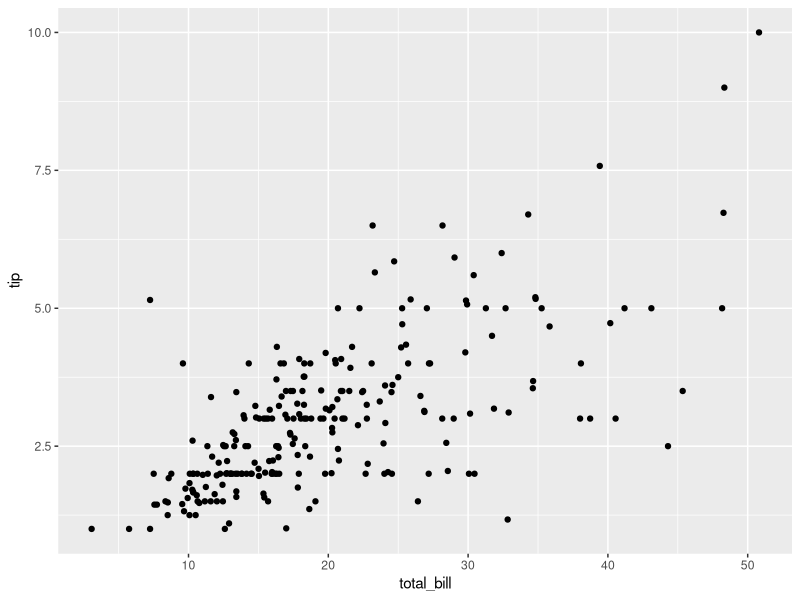
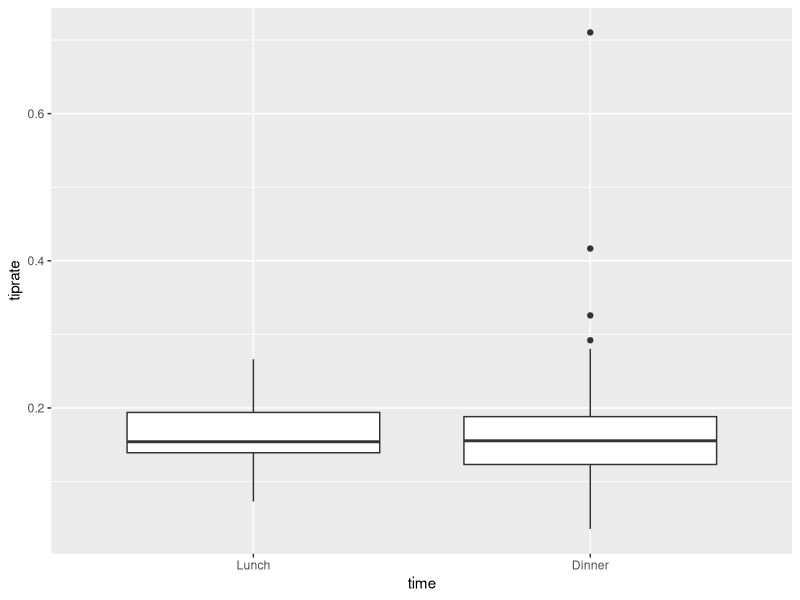
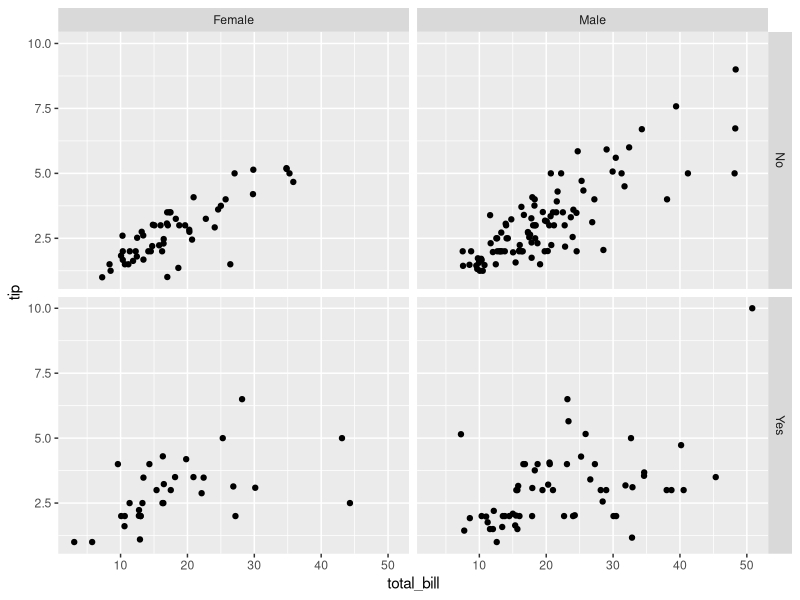
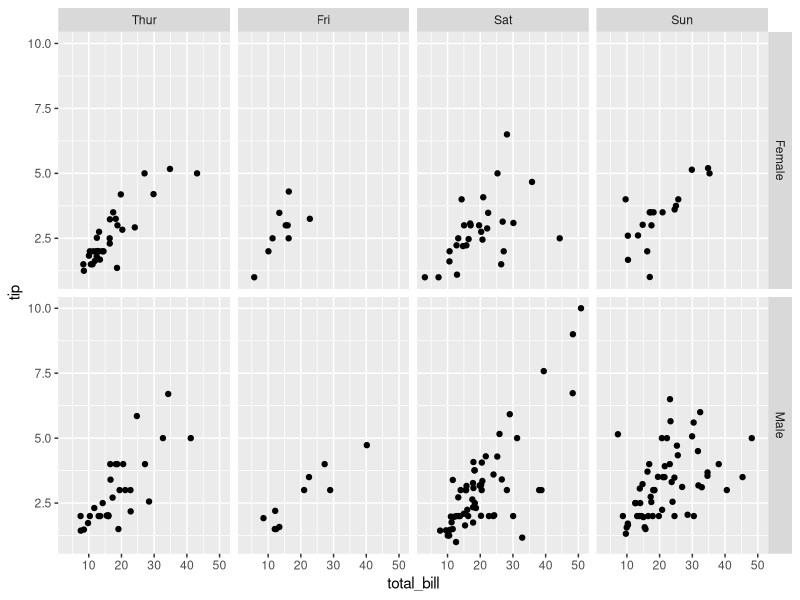
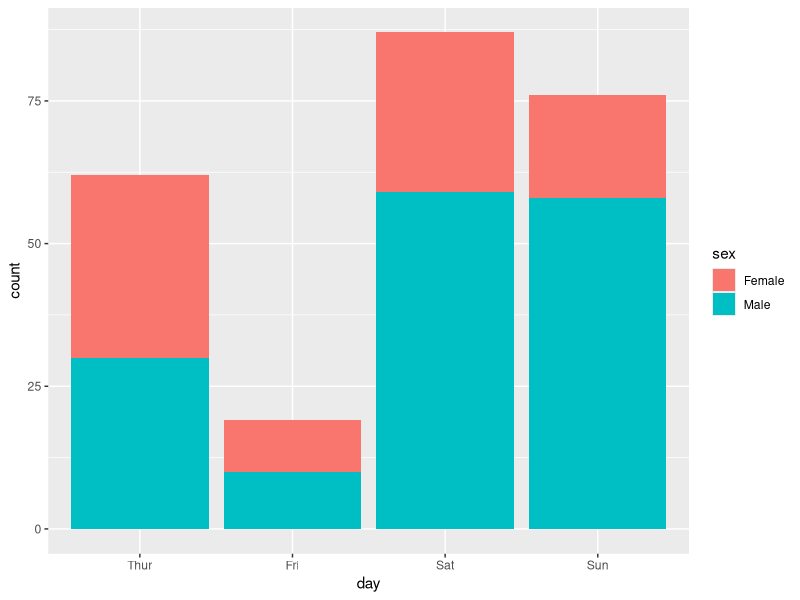

R code for these plots, in order:
## ---- chunk 1
knitr::opts_chunk$set(echo = TRUE)
## ---- chunk 2
library(ggplot2)
data(tips, package="reshape2")

numParty <- nrow(unique(tips))
numParty # parties the waiter serve

str(tips) #types of variables in the data frame tips

day <- tips$day #the day of visits in tips
levels(day) <- c('Thur', 'Fri', 'Sat', 'Sun') #The factor levels should be ordered from Thursday to Sunday
day <- factor(day, levels = c('Thur', 'Fri', 'Sat', 'Sun'))
day

female5 <- tips[(tips$sex =="Female" & tips$size >= 5),] #meal paid by a female payer in a party with size greater than or euqal to 5
female5

ggplot(tips, aes(x=total_bill, y=tip)) + 
  geom_point()
## ---- chunk 3
tiprate <- tips$tip/tips$total_bill
mean(tiprate) #Get the average tiprate

tips$time <- factor(tips$time, levels = c('Lunch', 'Dinner'))
ggplot(tips, aes(x=time, y=tiprate)) + 
  geom_boxplot()

ggplot(tips, aes(x=total_bill, y=tip)) + 
  geom_point() + 
  facet_grid(smoker~sex)

tips$day <- factor(tips$day, levels = c('Thur', 'Fri', 'Sat', 'Sun'))
ggplot(tips, aes(x=total_bill, y=tip)) +
  geom_point()+
  facet_grid(sex ~ day)
ggplot(tips, aes(x=day, fill= sex)) +
  geom_bar()
